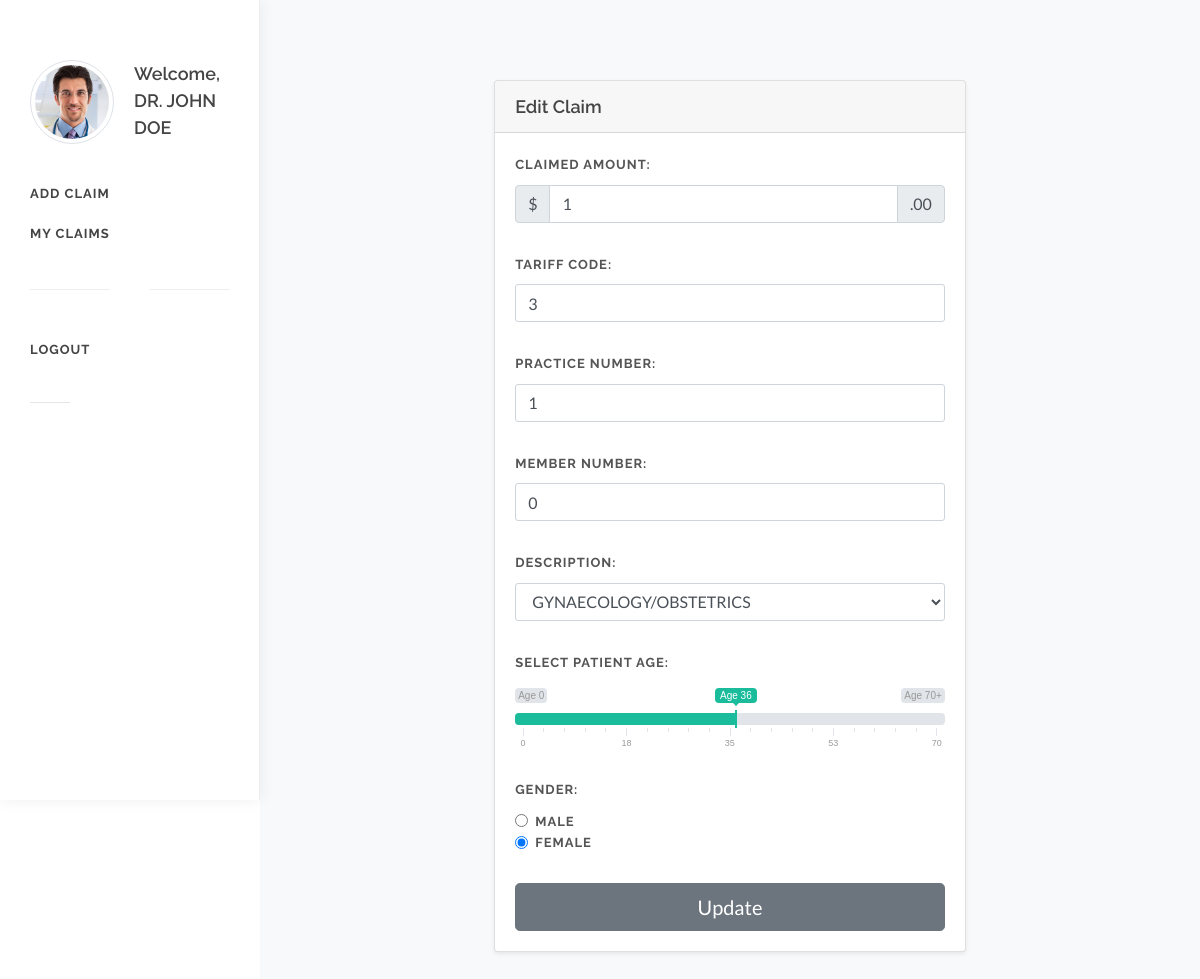
Page /doctorClaim/5 (signed in) on the committed database.
### claim/models.py (models this page shows)
class Account(models.Model):
    display_picture = models.ImageField(null=True, blank=True, editable=True, upload_to="images/")
    user = models.ForeignKey(settings.AUTH_USER_MODEL, on_delete=models.CASCADE)
    accountType = models.CharField(max_length=64)
    name = models.CharField(max_length=64, default="")
    department =  models.CharField(max_length=64, default="")
    username = models.CharField(max_length=64, default="")

class Claim(models.Model):
    doctor = models.ForeignKey(Account, on_delete=models.CASCADE)
    claimed = models.IntegerField()
    age = models.IntegerField()
    gender = models.CharField(max_length=50)
    practice = models.IntegerField()
    member = models.IntegerField(default=0)
    description = models.CharField(max_length=50)
    tariff = models.IntegerField()
    approval = models.CharField(max_length=50)
    confidence = models.FloatField(blank=True, null=True)
    trees = models.CharField(max_length=50)
    forest = models.CharField(max_length=50)
    created_at = models.DateTimeField(auto_now_add=True)
    updated_at = models.DateTimeField(auto_now=True)
    class Meta:
        ordering = ('-updated_at',)

### claim/views.py (the view, shortened to what this page needs)
# urls.py: path('doctorClaim/<int:claim_id>', views.doctorHomeUpdate, name='claim-update'),
def doctorHomeUpdate(request, claim_id):
    user = request.user
    account = Account.objects.get(user = user)
    oldClaim = Claim.objects.get(id =claim_id)
    if account.accountType == 'Doctor':
        return render(request, "claim/myClaimUpdate.html", {"claims":oldClaim, 'account':account})
    return render(request, "claim/login.html")

### claim/templates/claim/myClaimUpdate.html (shortened to what this page needs)
{% extends 'claim/docSide.html' %}
{% block body %}
		<section id="content">
			<div class="content-wrap bg-light">
				<div class="container">
					<div class="row justify-content-center">
						<div class="col-lg-7 col-md-10">
							<div class="card shadow-sm">
								<div class="card-header">
									<h4 class="mb-0">Edit Claim</h4>
								</div>
								<div class="card-body">
									<div class="form-windget">
										<form class="nobottommargin" id="" name="template-contactform" action method="post" enctype="multipart/form-data">
											<div class="row">
												<div class="col-12 bottommargin-sm">
													<label for="template-contactform-budget">Claimed Amount:</label>
													<div class="input-group">
													<div class="input-group-prepend">
														<span class="input-group-text">$</span>
													</div>
													<input id="template-contactform-budget" name="claim" value='{{claims.claimed}}' type="number" class="form-control" aria-label="Amount (to the nearest dollar)" placeholder="Enter Claimed Amount" required>
														<div class="input-group-append">
															<span class="input-group-text">.00</span>
														</div>
													</div>
												</div>
												<div class="col-12 bottommargin-sm">
													<label for="template-contactform-phone">Tariff Code:</label>
													<input type="number" id="template-contactform-phone" name="tariff" value='{{claims.tariff}}'class="form-control" placeholder="Enter Practice Number" required/>
												</div>
												<div class="col-12 bottommargin-sm">
													<label for="template-contactform-phone">Practice Number:</label>
													<input type="number" id="template-contactform-phone" name="practice" value='{{claims.practice}}'class="form-control" placeholder="Enter Practice Number" required/>
												</div>
												<div class="col-12 bottommargin-sm">
													<label for="template-contactform-phone">Member Number:</label>
													<input type="number" id="template-contactform-phone" name="member" value='{{claims.member}}'class="form-control" placeholder="Enter Practice Number" required/>
												</div>
												<div class="col-12 bottommargin-sm">
													<label for="template-contactform-default-select">Description:</label>
													<select id="template-contactform-default-select" value='{{claims.description}}' name="description" class="form-control" required>
														<option value="GYNAECOLOGY/OBSTETRICS" {% if claims.description == 'GYNAECOLOGY/OBSTETRICS' %}selected {% endif %}>GYNAECOLOGY/OBSTETRICS</option>
													</select>
												</div>
												<div class="col-12 bottommargin-sm">
													<label for="template-contactform-age" class="mb-3 clearfix">Select Patient Age:</label>
													<input id="template-contactform-age" value='{{claims.age}}'name="age" class="range_01 input-range-slider" required/>
												</div>
												<div class="col-12 bottommargin-sm">
													<label>Gender:</label>
													<div class="form-check">
														<input class="form-check-input" type="radio" name="gender" id="template-contactform-radio-label2" value="M" {% if claims.gender == 'M' %}checked {% endif %}>
														<label class="form-check-label" for="template-contactform-radio-label2">Male</label>
													</div>
													<div class="form-check">
														<input class="form-check-input" type="radio" name="gender" id="template-contactform-radio-label3" value="F" {% if claims.gender == 'F' %}checked {% endif %}>
														<label class="form-check-label" for="template-contactform-radio-label3">Female</label>
													</div>
												</div>
												<div class="col-12">
													<button type="submit" name="template-contactform-submit" class="btn btn-secondary btn-block btn-lg">Update</button>
												</div>
											</div>
										</form>
									</div>
								</div>
							</div>
						</div>
					</div>
				</div>
			</div>
		</section>
{% endblock %}

### claim/templates/claim/docSide.html (shortened to what this page needs)
{% extends 'claim/base.html' %}
{% block side %}
side-header
        {% endblock %}
{% block content %}
		<header id="header" class="no-sticky">
			<div id="header-rap">
				<div class="container clearfix">
					<div id="logo" class="nobottomborder">
						<a  class="standard-logo" ><img src="{{ account.display_picture.url }}" class="alignleft img-circle img-thumbnail notopmargin nobottommargin" alt="Avatar" style="max-width: 84px;">
							<h4>Welcome, {{account.name}}</h4>
						</a>
					</div>
					<nav id="primary-menu">
						<ul>
							<li><a href="{% url 'claim:doctor'%}"><div>Add Claim</div></a></li>
                            <li><a href="{% url 'claim:myclaims' %}"><div>My Claims</div></a></li>
							<div class="divider divider-center"><a  data-scrollto="#header"><i class="icon-settings"></i></a></div>
							<li><a href="{% url 'claim:logout' %}"><div>Logout</div></a></li>
						</ul>
					</nav>
				</div>
			</div>
		</header>
        {% block body %}
        {% endblock %}
{% endblock %}

### claim/static/claim/css/components/ion.rangeslider.css (style rules this page uses)
.irs-hidden-input { position: absolute !important; display: block !important; top: 0 !important; left: 0 !important; width: 0 !important; height: 0 !important; font-size: 0 !important; line-height: 0 !important; padding: 0 !important; margin: 0 !important; overflow: hidden; outline: none !important; z-index: -9999 !important; background: none !important; border-style: solid !important; border-color: transparent !important; }

### rows in the picture
Account: display_picture (picture), name "DR. JOHN DOE"
Claim: claim "1", tariff "3", practice "1", member "0", description "GYNAECOLOGY/OBSTETRICS", age "36", gender "☐ MALE", gender "☑ FEMALE"
